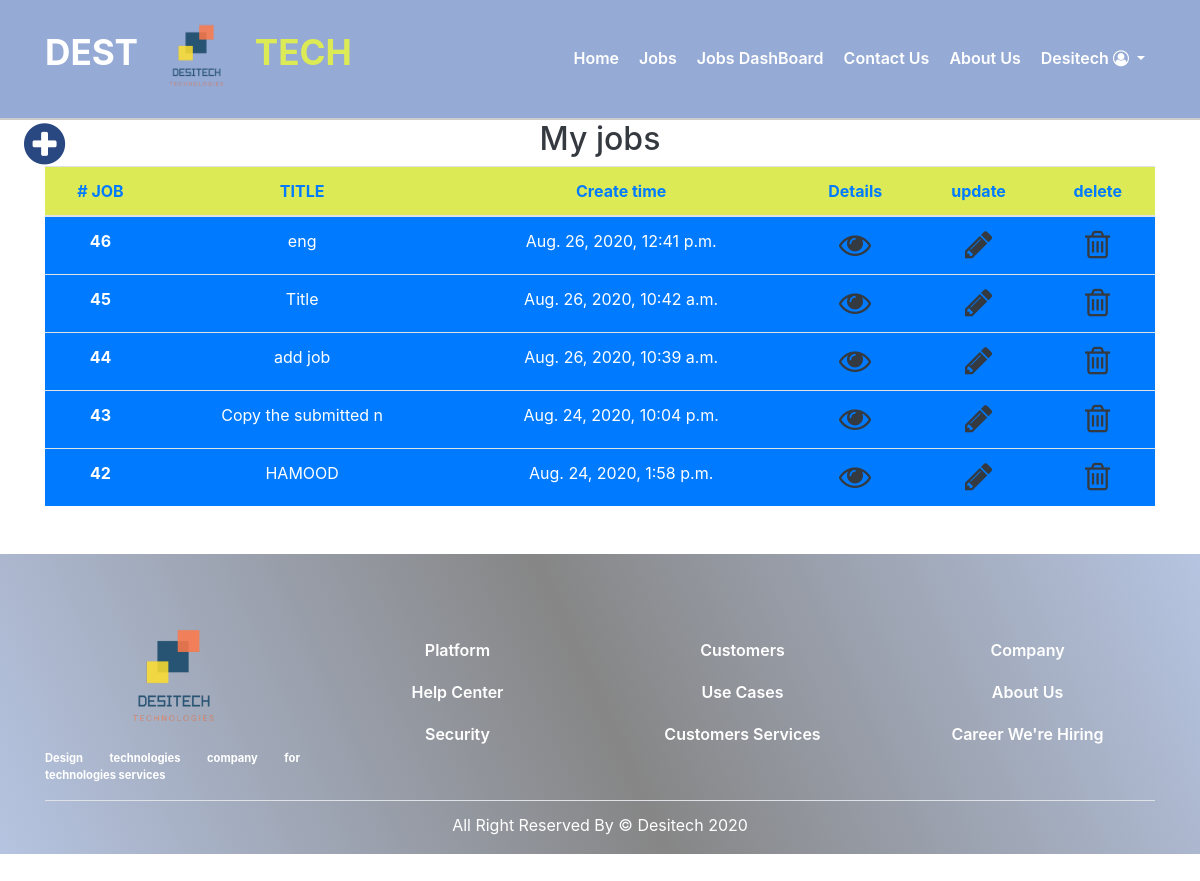
The page /jobs/myjobs/ (signed in) on the database its author committed.
### accounts/models/User.py (models this page shows, shortened)
class User (AbstractBaseUser , PermissionsMixin):
    email = models.EmailField(unique=True , null=False)
    is_staff = models.BooleanField(default=True)
    is_active = models.BooleanField(default=True)
    is_superuser = models.BooleanField(default=False)
    COMPANY = 1
    JOB_SEEKER = 2
    REQUIRED_FIELDS = ['user_type']
    USERNAME_FIELD = 'email'
    _TYPE = ((COMPANY , 'company') , (JOB_SEEKER , 'job_seeker') )
    user_type  = models.PositiveSmallIntegerField (choices=_TYPE  )
    @property
    def is_company (self):
        if self.user_type == 1:
            return True
        return False
    objects = UserManager ()

### accounts/models/CompanyProfile.py (models this page shows)
class Company_profile (models.Model):
    user = models.OneToOneField(settings.AUTH_USER_MODEL, on_delete=models.CASCADE , primary_key=True)
    Name =models.CharField(max_length=50 )
    country = models.ForeignKey(Country, on_delete=models.SET_NULL , null=True)
    city = models.ForeignKey(City, on_delete=models.SET_NULL , null=True)
    street = models.CharField(max_length=128 , null=True)
    building_number = models.IntegerField(null=True)
    zip_code =  models.CharField("ZIP / Postal code", max_length=12, null=True)
    phone_regex = RegexValidator(regex=r'^\+?1?\d{9,15}$',
                    message="Phone number must be entered in the format: '+999999999'. Up to 15 digits allowed.")
    phone_number = models.CharField( validators=[phone_regex] , max_length=17 , null=True)
    mobile_number = models.CharField( validators=[phone_regex] ,max_length=17 , null=True)

### jobs/models.py (models this page shows, shortened)
class Job (models.Model):
    publish_By =models.ForeignKey(User , on_delete=models.CASCADE)
    title = models.CharField(max_length=50)
    abstract = models.TextField()
    skills = models.TextField()
    description = models.TextField()
    country = models.ForeignKey(Country, on_delete=models.SET_NULL, null=True)
    city = models.ForeignKey(City, on_delete=models.SET_NULL, null=True)
    date = models.DateTimeField(auto_now_add=True)
    job_manger = models.Manager()

### jobs/views/MyJobs.py (the view)
# urls.py: path('myjobs/', MyJobs.MyJobs.as_view(),name='my-jobs'),
@method_decorator(login_decorator, name='dispatch')
@method_decorator (is_company_or_admin , name='dispatch' )
@method_decorator (have_profile , name='dispatch' )
class MyJobs(View):
    def get (self , request):
        myjobs = Job.job_manger.filter (publish_By = request.user.id).order_by('-date')
        context =  {'myjobs' : myjobs , 'jobs': myjobs}
        return render ( request , 'jobs_dashboard.html' , context )

### jobs/templates/jobs_dashboard.html (shortened to what this page needs)
{% extends 'shared/_base.html' %}
{% load static %}
{% block content%}
<a href="{% url 'jobs:job-create' %}" class=" fa fa-plus-circle fa-3x  position-fixed ml-lg-4 animate__animated animate__fadeInUp" id="add-job-icon"></a>
<div class="container">
<h2 class='text-center text-dark'>My jobs</h2>
    <table class=" table-hover table  table-striped  text-center">
        <thead >
            <tr class = 'table_head text-primary' id = "">
            <th> # JOB </th>
            <th>TITLE</th>
            <th>Create time</th>
            <th>Details</th>
            <th>update</th>
            <th>delete</th>
            </tr>
        </thead>
        <tbody>
            {% for job in jobs %}
                    <tr class="bg-primary text-white" >
                        <td><strong>{{job.id}}</strong></td>
                        <td>{{job.title}}</td>
                        <td>{{job.date}}</td>
                        <td><a href= {% url 'jobs:job-detail' job.id %}  class="edit-jobs fa fa-eye fa-2x text-dark animate__animated animate__zoomIn"></a></td>
                        <td><a href= {% url 'jobs:job-update' job.id %}  class="edit-jobs fa fa-pencil fa-2x text-dark animate__animated animate__zoomIn"></a></td>
                        <td><a href= {% url 'jobs:job-delete' job.id %}  class="edit-jobs fa fa-trash-o fa-2x text-dark animate__animated animate__zoomIn"></a></td>
                    </tr>
            {% endfor %}
        </tbody>
    </table>
</div>
{% endblock %}

### templates/shared/_base.html (shortened to what this page needs)
<!DOCTYPE html>
{% load static %}
<html lang="en">
{% block head %}
<head>
    <link rel="stylesheet" href="https://maxcdn.bootstrapcdn.com/bootstrap/4.5.0/css/bootstrap.min.css">
    <link rel="stylesheet" href="https://cdnjs.cloudflare.com/ajax/libs/font-awesome/4.7.0/css/font-awesome.min.css">
    <link rel="stylesheet" href="https://cdnjs.cloudflare.com/ajax/libs/intl-tel-input/17.0.3/css/intlTelInput.min.css" />
    <link rel="stylesheet" href="{% static 'css/style.css' %}">
    <link rel="stylesheet" href="https://stackpath.bootstrapcdn.com/bootstrap/4.4.1/css/bootstrap.min.css"/>
    <link rel="stylesheet" href="https://cdnjs.cloudflare.com/ajax/libs/font-awesome/4.7.0/css/font-awesome.css"/>
    <link rel="stylesheet" href="https://cdnjs.cloudflare.com/ajax/libs/intl-tel-input/17.0.3/css/intlTelInput.min.css" />
    <link rel="stylesheet" href="https://cdnjs.cloudflare.com/ajax/libs/animate.css/4.0.0/animate.min.css"/>
  </head>
{% endblock head %}
<body>
<header class= 'header'>
            <div class="container">
                <nav class="navbar navbar-expand-lg navbar-light">
                    <a class="navbar-brand d-flex align-items-center justify-content-center"  href="{% url 'home' %}">
                        <h1 class="text-uppercase">dest
                            <img src= {% static 'img/logo.png' %} alt= 'logo' class="img-fluid animate__animated animate__pulse animate__infinite infinite">
                            <span >tech</span></h1>
                    </a>
                    <div class="collapse navbar-collapse" id="navbarcollapse">
                      <ul class="navbar-nav ml-auto text-capitalize">
                        <li class="nav-item active">
                          <a class="nav-link" href="{% url 'home' %}">home </a>
                        </li>
                        <li class="nav-item">
                           <a class="nav-link" href="{% url 'jobs:all-jobs-list' %}">jobs</a>
                        </li>
                         {% if user.is_company or user.is_superuser %}
                          <li class="nav-item">
                              <a class="nav-link" href="{% url 'jobs:my-jobs' %}">jobs dashBoard</a>
                          </li>
                        {% endif %}
                        <li class="nav-item">
                             <a class="nav-link" href="{% url 'contact-us' %}">contact us</a>
                        </li>
                         <li class="nav-item">
                             <a class="nav-link" href="{% url 'about-us' %}">about us</a>
                        </li>
                        <li class="nav-item dropdown">
                          <a class="nav-link dropdown-toggle" href="#" id="account" role="button" data-toggle="dropdown" aria-haspopup="true" aria-expanded="false">
                             {% if not user.is_authenticated %}
                                account
                            {% elif user.is_company %}
                                {{user.company_profile.Name}}
                            {% elif user.is_job_seeker %}
                                {{user.job_seeker_profile.Name}}
                            {% endif %}
                            <i class="fa fa-user-circle-o" aria-hidden="true"></i>
                          </a>
                        </li>
                      </ul>
                    </div>
                  </nav>
            </div>
    </header>
    {% block content %} {% endblock %}
<footer>
        <div class="footer-top mt-5">
            <div class="container">
                <div class="row align-items-center justify-content-center text-center">
                    <div class=" col-md-3 col-sm-6 one mt-3">
                    <img src="{% static 'img/logo.png' %}" alt="" class="img-fluid" width="150px" height="150px">
                        <p class="lead">Design technologies company for technologies services
                        </p>
                    </div>
                    <div class=" col-md-3 col-sm-6 two mt-3 ">
                        <ul class= 'list-unstyled'>
                            <li class= ''><a href="#">platform</a></li>
                            <li class= '' ><a href="#">help center</a></li>
                            <li class= ''><a href="#">security</a></li>
                        </ul>
                    </div>
                    <div class="col-md-3 col-sm-6 two mt-3">
                        <ul class= 'list-unstyled'>
                            <li class= ''><a href="#">customers</a></li>
                            <li class= '' ><a href="#">use cases</a></li>
                            <li class= ''><a href="#">customers services</a></li>
                        </ul>
                    </div>
                    <div class="col-md-3 col-sm-6 two mt-3">
                        <ul class= 'list-unstyled'>
                            <li class= ''><a href="#">company</a></li>
                            <li class= '' ><a href="#">about us</a></li>
                            <li class= ''><a href="#">career we're hiring</a></li>
                        </ul>
                    </div>
                </div>
                <p class= 'footer-text text-capitalize mb-0 py-3 border-top'>
                    all right reserved by &copy; desitech 2020
                </p>
            </div>
        </div>
    </footer>
</body>
</html>

### static/css/style.css (style rules this page uses)
#add-job-icon { color: #294781; }
.header { background: #4267b2; border-bottom: 2px solid#ccc; }
.table_head { background-color: rgb(220, 235, 85); color: #4267b2; }
* { margin: 0; padding: 0; box-sizing: border-box; }
body { height: 1000px; }
.header { background: #4267b28e; border-bottom: 2px solid#ccc; }
.header .navbar { padding: 0; }
.navbar-brand img { width: 100px; height: 100px; padding: 0; }
.navbar-brand h1 { color: #fff; font-size: 2.2rem; font-weight: bolder; }
.navbar-brand h1 span { color: rgb(220, 235, 85); }
.header .navbar #navbarcollapse .nav-item .nav-link { color: #fff; font-size: 1rem; font-weight: 600; padding: 15px 10px 15px; line-height: 1.2; }
.dropdown-toggle::after { content: none; }
.footer-top { background: linear-gradient(66deg, #4267b263, rgba(0, 0, 0, 0.473), #4267b263); padding: 30px 0 5px; color: #fff; }
.one p { font-size: 0.7rem; text-align: left; text-align: justify; font-weight: bold; }
.two ul li { padding: 5px 0; line-height: 2; }
.two ul li a { color: #fff !important; text-decoration: none; text-transform: capitalize; font-weight: 600; }
.footer-text { text-align: center; color: #fff; line-height: 1; }

### rows shown on the page
User: company_profile.Name "Desitech"
Job: id "46", title "eng", date "Aug. 26, 2020, 12:41 p.m."
Job: id "45", title "Title", date "Aug. 26, 2020, 10:42 a.m."
Job: id "44", title "add job", date "Aug. 26, 2020, 10:39 a.m."
Job: id "43", title "Copy the submitted n", date "Aug. 24, 2020, 10:04 p.m."
Job: id "42", title "HAMOOD", date "Aug. 24, 2020, 1:58 p.m."
